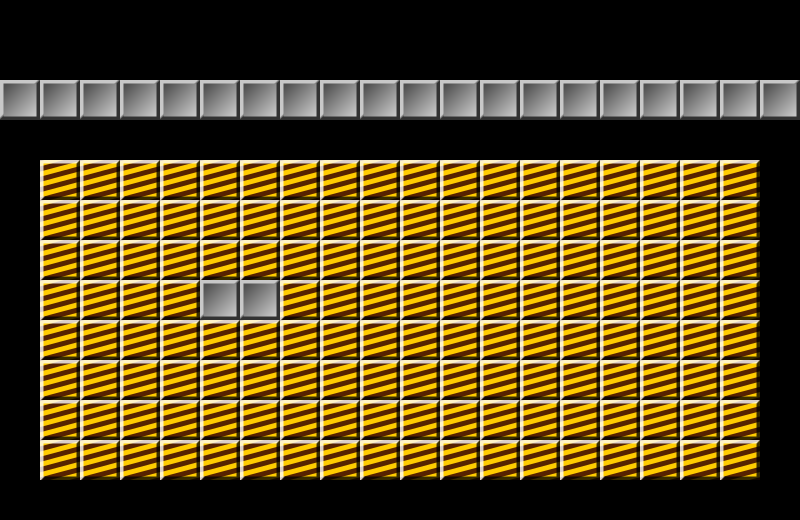

Tiled map render using the project's own tile images. Description and the whole map definition, tile-layer contents included, below:
An orthogonal 20x13 tile map with 40x40 px tiles, 2 tile layers (bricks, header), 3 tilesets and 2 objects (target, player).

<map version="1.0" orientation="orthogonal" renderorder="right-down" width="20" height="13" tilewidth="40" tileheight="40" nextobjectid="39">
 <tileset firstgid="1" name="tiles" tilewidth="40" tileheight="40" tilecount="8" columns="8">
  <image source="../../bricks/tiles.png" width="320" height="40" />
 </tileset>
 <tileset firstgid="9" name="Single sprites" tilewidth="40" tileheight="40" tilecount="1" columns="0">
  <tile id="1">
   <image width="40" height="40" source="../../bricks/002_player-40.png" />
  </tile>
 </tileset>
 <tileset firstgid="11" name="tiles" tilewidth="40" tileheight="40" tilecount="8" columns="8">
  <image source="../../bricks/tiles.png" width="320" height="40" />
 </tileset>
 <layer name="bricks" width="20" height="13">
  <data encoding="csv">
0,0,0,0,0,0,0,0,0,0,0,0,0,0,0,0,0,0,0,0,
0,0,0,0,0,0,0,0,0,0,0,0,0,0,0,0,0,0,0,0,
0,0,0,0,0,0,0,0,0,0,0,0,0,0,0,0,0,0,0,0,
0,0,0,0,0,0,0,0,0,0,0,0,0,0,0,0,0,0,0,0,
0,3,3,3,3,3,3,3,3,3,3,3,3,3,3,3,3,3,3,0,
0,3,3,3,3,3,3,3,3,3,3,3,3,3,3,3,3,3,3,0,
0,3,3,3,3,3,3,3,3,3,3,3,3,3,3,3,3,3,3,0,
0,3,3,3,3,1,1,3,3,3,3,3,3,3,3,3,3,3,3,0,
0,3,3,3,3,3,3,3,3,3,3,3,3,3,3,3,3,3,3,0,
0,3,3,3,3,3,3,3,3,3,3,3,3,3,3,3,3,3,3,0,
0,3,3,3,3,3,3,3,3,3,3,3,3,3,3,3,3,3,3,0,
0,3,3,3,3,3,3,3,3,3,3,3,3,3,3,3,3,3,3,0,
0,0,0,0,0,0,0,0,0,0,0,0,0,0,0,0,0,0,0,0
</data>
 </layer>
 <layer name="header" width="20" height="13">
  <data encoding="csv">
0,0,0,0,0,0,0,0,0,0,0,0,0,0,0,0,0,0,0,0,
0,0,0,0,0,0,0,0,0,0,0,0,0,0,0,0,0,0,0,0,
1,1,1,1,1,1,1,1,1,1,1,1,1,1,1,1,1,1,1,1,
0,0,0,0,0,0,0,0,0,0,0,0,0,0,0,0,0,0,0,0,
0,0,0,0,0,0,0,0,0,0,0,0,0,0,0,0,0,0,0,0,
0,0,0,0,0,0,0,0,0,0,0,0,0,0,0,0,0,0,0,0,
0,0,0,0,0,0,0,0,0,0,0,0,0,0,0,0,0,0,0,0,
0,0,0,0,0,0,0,0,0,0,0,0,0,0,0,0,0,0,0,0,
0,0,0,0,0,0,0,0,0,0,0,0,0,0,0,0,0,0,0,0,
0,0,0,0,0,0,0,0,0,0,0,0,0,0,0,0,0,0,0,0,
0,0,0,0,0,0,0,0,0,0,0,0,0,0,0,0,0,0,0,0,
0,0,0,0,0,0,0,0,0,0,0,0,0,0,0,0,0,0,0,0,
0,0,0,0,0,0,0,0,0,0,0,0,0,0,0,0,0,0,0,0
</data>
 </layer>
 <objectgroup name="sprites">
  <object id="31" name="target" gid="5" x="240" y="320" width="40" height="40" />
  <object id="30" name="player" gid="10" x="200" y="320" width="40" height="40" />
 </objectgroup>
</map>